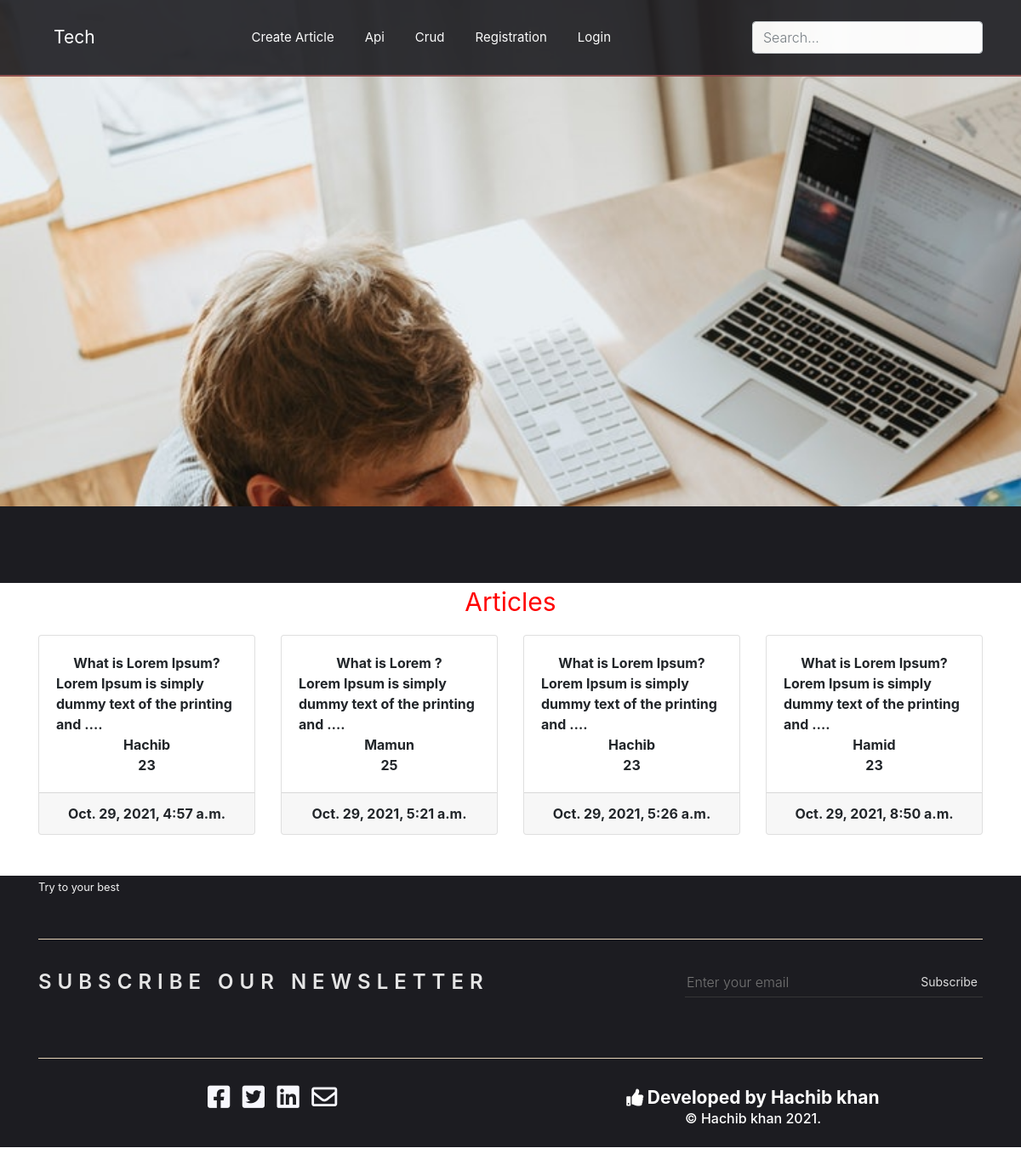
The page / on the database its author committed.
### ApiApp/models.py (models this page shows, shortened)
class Article(models.Model):
    title = models.CharField(max_length=100)
    description = models.TextField()
    author_name = models.CharField(max_length=100)
    email = models.EmailField(max_length=100)
    age = models.IntegerField()
    posted_on = models.DateTimeField(auto_now=False, auto_now_add=True)
    updated_on = models.DateTimeField(auto_now=True, auto_now_add=False)
    class Meta:
        verbose_name_plural = 'Article'

### ApiApp/views.py (the view)
# urls.py: path('', views.index, name='index'),
def index(request):
    articles = Article.objects.all()
    context = {
        'articles': articles
    }
    return render(request, 'base.html', context)

### templates/base.html (shortened to what this page needs)
<!DOCTYPE html>
{% load static %}
<html lang="en">
<head>
    <link rel="stylesheet" href="{% static 'fontawesome/all.min.css' %}">
    <link rel="stylesheet" href="{% static 'css/bootstrap.min.css' %}">
    <link rel="stylesheet" href="{% static 'css/style.css' %}">
</head>
<body>
    <nav class="navbar navbar-expand-md navbar-light fixed-top">
        <div class="container">
            <a href="" class="navbar-brand" id="tech" title="Home page">Tech</a>
            <div class="collapse navbar-collapse" id="myNav">
                <ul class="navbar-nav mx-auto">
                    <li class="nav-item">
                        <a href="{% url 'create' %}" class="nav-link" id="cat">Create Article</a>
                    </li>
                    <li class="nav-item">
                        <a href="{% url 'article_api' %}" class="nav-link" id="cat">Api</a>
                    </li>
                    <li class="nav-item">
                        <a href="" class="nav-link" id="pro">Crud</a>
                    </li>
                    <li class="nav-item">
                        <a href="{% url 'register' %}" class="nav-link" id="reg">Registration</a>
                    </li>
                    {% if request.user.is_authenticated %}
                    <li class="nav-item">
                        <a href="{% url 'logout' %}" class="nav-link" id="logout">Logout</a>
                    </li>
                    {% else %}
                    <li class="nav-item">
                        <a href="{% url 'login' %}" class="nav-link" id="login">Login</a>
                    </li>
                    {% endif %}
                </ul>
                <form class="ml-3">
                    <input type="text" class="form-control" placeholder="Search...">
                </form>
            </div>
        </div>
    </nav>
    <section class="bg-image">
    </section>
    <div class="tricker-wrapper">
        <div class="text-update">
        </div>
    </div>
    <div class="heading">
        <p>Articles</p>
    </div>
    <section>
        <div class="container">
            <div class="row mb-4">
                {% for article in articles  %}
                <div class="col-lg-3 col-md-6 col-sm-12">
                    <div class="card mb-4">
                        <div class="card-body">
                            <b>{{article.title}}</b>
                            <strong>{{article.description|truncatewords:10}}.</strong>
                            <b href="">{{article.author_name}}</b>
                            <b href="">{{article.age}}</b>
                        </div>
                        <div class="card-footer">
                            <b><span>{{article.posted_on}}</span></b>
                        </div>
                    </div>
                </div>
                {% endfor %}
            </div>
        </div>
    </section>
    <section>
        <footer class="footer-bg">
            <div class="container" id="footer-container">
                <small style="color: whitesmoke;">Try to your best</small>
                <hr>
                <div class="row">
                    <div class="col-lg-8 mt-3 mb-3">
                        <h3>SUBSCRIBE OUR NEWSLETTER</h3>
                    </div>
                    <div class="col-lg-4 mt-3 mb-3">
                        <div class="subscribe-form">
                            <form action="">
                                <input type="email" name="" id="" placeholder="Enter your email">
                                <button type="submit">Subscribe</button>
                            </form>
                        </div>
                    </div>
                </div>
                <hr>
                <div class="row social_link">
                    <div class="col-lg-6 mb-3 text-center">
                        <i class="fab fa-facebook-square"></i>
                        <i class="fab fa-twitter-square"></i>
                        <i class="fab fa-linkedin"></i>
                        <i class="far fa-envelope"></i>
                    </div>
                    <div class="col-lg-6 mb-3 text-center">
                        <i class="fas fa-thumbs-up"></i>
                        <b class="b">Developed by Hachib khan</b>
                        <h6 style="color: white;">&copy; Hachib khan 2021.</h6>
                    </div>
                </div>
            </div>
        </footer>
    </section>
</body>
</html>

### static/css/style.css (style rules this page uses)
.navbar { background-color: #1c1c21; opacity: 0.9; border-bottom: 2px solid #854343; }
#tech { color: #ffffff; font-size: 21px; padding: 20px 18px; }
#pro, #cat, #reg, #login, #logout { color: #ffffff; font-size: 15px; padding: 20px 18px; }
.bg-image { height: 595px; background: url("../images/pic_2.jpg"); background-repeat: no-repeat; background-size: cover; background-attachment: fixed; }
.tricker-wrapper { background-color: #1c1c21; position: relative; max-width: 1300px; margin: auto; padding-top: 20px; padding-bottom: 20px; }
.text-update { height: 50px; overflow: hidden; position: relative; text-transform: capitalize; letter-spacing: 1px; font-size: 20px; font-weight: 500; display: flex; align-items: center; left: 12px; }
.heading p { text-align: center; font-size: 30px; color: #ff0000; }
.card-body b, .card-body a { display: block; text-align: center; }
.card-footer b, .card-footer span { display: block; text-align: center; }
.footer-bg { background-color: #1c1c21; }
.footer-bg hr { margin-top: 50px; background-color: blanchedalmond; }
#footer-container h3 { color: #e5e5e5; font-size: 24px; font-weight: 600; letter-spacing: 7px; text-transform: uppercase; text-align: left; padding-right: 25px; padding-top: 4px; }
.subscribe-form form { width: 100%; border-bottom: 1px solid #363636; }
.subscribe-form form input { background: no-repeat; border: 0; height: 35px; color: #ffffff; }
.subscribe-form form button { position: absolute; top: 0; right: 0; background: no-repeat; border: 0; height: 35px; cursor: pointer; text-transform: capitalize; color: #ddd; font-size: 14px; margin-right: 15px; }
.social_link { margin-top: 30px; margin-bottom: 60px; }
.social_link .fab, .far { color: #f7f7fd; font-size: 30px; margin-left: 10px; }
.card-form h3, h6 { color: #ffffff; }
input, textarea { border: 1px solid #b0a9a9; background-color: #fcfcfc; -webkit-appearance: none; width: 100%; color: rgba(0, 0, 0, 0.7); font-family: inherit; font-weight: 300; }
.fa-thumbs-up { font-size: 20px; color: #ffffff; }
.b { color: #ffffff; font-size: 21px; }

### rows shown on the page
Article: title "What is Lorem Ipsum?", description "Lorem Ipsum is simply dummy text of the printing and …", author_name "Hachib", age "23", posted_on "Oct. 29, 2021, 4:57 a.m."
Article: title "What is Lorem ?", description "Lorem Ipsum is simply dummy text of the printing and …", author_name "Mamun", age "25", posted_on "Oct. 29, 2021, 5:21 a.m."
Article: title "What is Lorem Ipsum?", description "Lorem Ipsum is simply dummy text of the printing and …", author_name "Hachib", age "23", posted_on "Oct. 29, 2021, 5:26 a.m."
Article: title "What is Lorem Ipsum?", description "Lorem Ipsum is simply dummy text of the printing and …", author_name "Hamid", age "23", posted_on "Oct. 29, 2021, 8:50 a.m."
